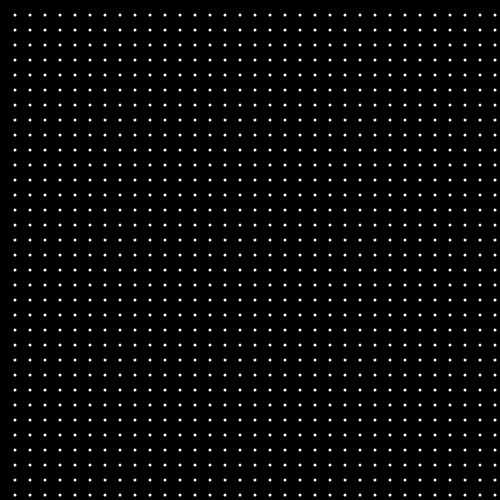
Frame 1 (no input)
Frame 2 (the mouse pressed at the canvas centre, redrawn once): identical to frame 1, image omitted

The p5.js sketch that drew this single still picture (run headless with seeded random() and noise() and a simulated clock; the mouse was pressed at the canvas centre and the sketch redrawn once):

// p5.js sketch
// ── sketch.js
const FPS = 30;
const points = [];
let animation = false;
let animToggleButton;
let orderStep = 15;

function setup() {
  noLoop();
  createCanvas(500, 500);
  frameRate(FPS);
  //seedArrayRandom(1000);
  animToggleButton = createButton("Animation Toggle");
  animToggleButton.position(20, height + 20);
  animToggleButton.mousePressed(toggleLooping);
  seedArrayOrder(orderStep);
}

function draw() {
  background(0);
  points.forEach((p) => {
    p.display();
    //p.display(random(0, 5));
    //p.display(-100);
    //p.display(200);
    //p.display(-200);
  });
  if (animation) {
    updatePoints();
    Point.updateVariations();
  }
}

function updatePoints() {
  points.forEach((p) => {
    p.update();
  });
}

function seedArrayRandom(max) {
  for (let i = 0; i < max; i++) {
    points.push(new Point());
  }
}

function seedArrayOrder(step) {
  for (let i = step; i < width; i += step) {
    for (let j = step; j < height; j += step) {
      points.push(new Point(i, j, false));
    }
  }
}

function toggleLooping() {
  if (isLooping()) {
    noLoop();
    animation = false;
  } else {
    updatePoints();
    animation = true;
    loop();
    redraw();
  }
}

// ── point.js
let sigma = 0.4;
let from = -1;
let to = 1;

class Point {
  constructor(x = random(), y = random(), randomized = true) {
    this.randomized = randomized;
    this.x = x;
    this.y = y;
    this.bigX = randomized ? 5 + this.x * width - 5 : x;
    this.bigY = randomized ? 4 + this.y * height - 5 : y;
  }

  display = function (step = 0) {
    //noFill();
    stroke("white");
    strokeWeight(3);
    //triangle(
    //this.bigX,
    //this.bigY - 5,
    //this.bigX - 5,
    //this.bigY,
    //this.bigX + 5,
    //this.bigY
    //);
    //circle(this.bigX, this.bigY, 5);
    point(this.bigX + step, this.bigY + step);
  };

  update = function () {
    let tempX = this.x;
    let tempY = this.x;
    if (!this.randomized) {
      tempX = map(this.x, 20, width - 20, 0, 1);
      tempY = map(this.y, 20, height - 20, 0, 1);
    }
    let r = sqrt(-2 * log(tempX));
    let theta = 2 * PI * tempY;
    let newX = sigma * r * cos(theta);
    let newY = sigma * r * sin(theta);
    this.bigX = map(newX, from, to, 20, width - 20);
    this.bigY = map(newY, from, to, 20, height - 20);
  };

  static updateVariations() {
    sigma += 0.1;
    if (sigma >= width / 100) {
      sigma = 0;
    }
  }
}
